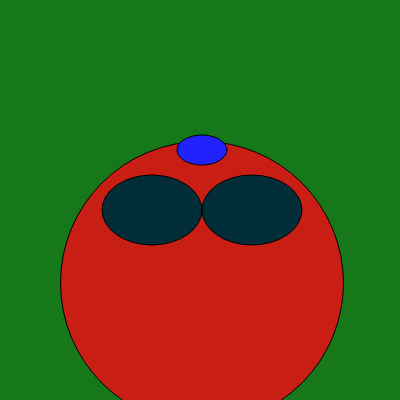
Frame 1 (no input)
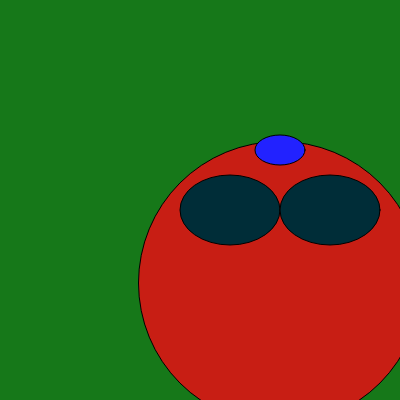
Frame 60 (no input)
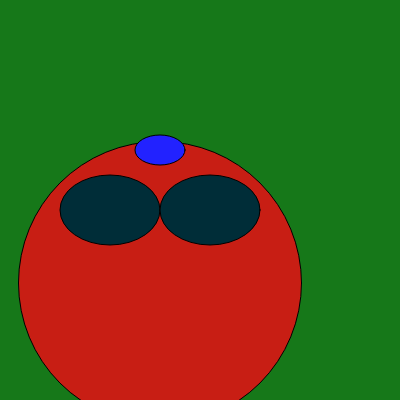
Frame 120 (the mouse pressed at the canvas centre since frame 60)

The p5.js sketch that drew these frames (run headless with seeded random() and noise() and a simulated clock; from frame 60 on, the mouse is pressed at the canvas centre):

// p5.js sketch
// ── sketch.js
let y = 200;

let speed = 2;

function setup() {
  
  createCanvas(400, 400);
}
function draw()
{
  background(22,120,25); 
  
  
  
  y = y + speed;
  
  if( y >= 300 || y <= 100 ) {
    speed = -speed
  }
  
fill(200, 30, 20);
  ellipse(y, 283, 283, 283);
  fill(0, 45,56);

ellipse(y - 50, 210, 100, 70);
ellipse(y + 50, 210, 100, 70); 
  
 fill(34, 34, 255);
  
ellipse(y, 150, 50, 30);

}
